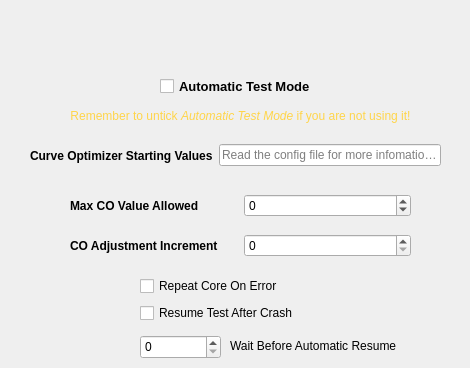
    <widget class="QWidget" name="automaticTestMode_tab">
     <attribute name="title">
      <string>Automatic</string>
     </attribute>
     <widget class="QCheckBox" name="automaticTestMode_enableAutomaticAdjustment_checkBox">
      <property name="geometry">
       <rect>
        <x>160</x>
        <y>75</y>
        <width>161</width>
        <height>22</height>
       </rect>
      </property>
      <property name="font">
       <font>
        <pointsize>10</pointsize>
        <bold>true</bold>
       </font>
      </property>
     <property name="text">
      <string>Automatic Test Mode</string>
     </property>
    </widget>
    <widget class="QLabel" name="automaticTestMode_reminder_label">
     <property name="geometry">
      <rect>
       <x>20</x>
       <y>105</y>
       <width>441</width>
       <height>22</height>
      </rect>
     </property>
     <property name="styleSheet">
      <string notr="true">color: rgb(255, 213, 74);</string>
     </property>
     <property name="text">
      <string>&lt;html&gt;&lt;head/&gt;&lt;body&gt;&lt;p align=&quot;center&quot;&gt;Remember to untick &lt;i&gt;Automatic Test Mode&lt;/i&gt; if you are not using it!&lt;/p&gt;&lt;/body&gt;&lt;/html&gt;</string>
     </property>
     <property name="alignment">
      <set>Qt::AlignmentFlag::AlignCenter</set>
     </property>
    </widget>
    <widget class="QWidget" name="horizontalLayoutWidget_10">
      <property name="geometry">
       <rect>
        <x>30</x>
        <y>140</y>
        <width>411</width>
        <height>31</height>
       </rect>
      </property>
      <layout class="QHBoxLayout" name="horizontalLayout_10">
       <item>
        <widget class="QLabel" name="automaticTestMode_startValues_label">
         <property name="font">
          <font>
           <pointsize>9</pointsize>
           <bold>true</bold>
          </font>
         </property>
         <property name="text">
          <string>Curve Optimizer Starting Values</string>
         </property>
        </widget>
       </item>
       <item>
        <widget class="QLineEdit" name="automaticTestMode_startValues_lineEdit">
         <property name="placeholderText">
          <string>Read the config file for more infomation...</string>
         </property>
        </widget>
       </item>
      </layout>
     </widget>
     <widget class="QWidget" name="horizontalLayoutWidget_11">
      <property name="geometry">
       <rect>
        <x>70</x>
        <y>190</y>
        <width>341</width>
        <height>31</height>
       </rect>
      </property>
      <layout class="QHBoxLayout" name="horizontalLayout_11">
       <item>
        <widget class="QLabel" name="automaticTestMode_maxValue_label">
         <property name="font">
          <font>
           <pointsize>9</pointsize>
           <bold>true</bold>
          </font>
         </property>
         <property name="text">
          <string>Max CO Value Allowed</string>
         </property>
        </widget>
       </item>
       <item>
        <widget class="QSpinBox" name="automaticTestMode_maxValue_spinBox">
         <property name="minimumSize">
          <size>
           <width>85</width>
           <height>0</height>
          </size>
         </property>
         <property name="minimum">
          <number>-200</number>
         </property>
         <property name="maximum">
          <number>200</number>
         </property>
        </widget>
       </item>
      </layout>
     </widget>
     <widget class="QWidget" name="horizontalLayoutWidget_12">
      <property name="geometry">
       <rect>
        <x>70</x>
        <y>230</y>
        <width>341</width>
        <height>31</height>
       </rect>
      </property>
      <layout class="QHBoxLayout" name="horizontalLayout_12">
       <item>
        <widget class="QLabel" name="automaticTestMode_incrementBy_label">
         <property name="font">
          <font>
           <pointsize>9</pointsize>
           <bold>true</bold>
          </font>
         </property>
         <property name="text">
          <string>CO Adjustment Increment</string>
         </property>
        </widget>
       </item>
       <item>
        <widget class="QSpinBox" name="automaticTestMode_incrementBy_spinBox">
         <property name="minimumSize">
          <size>
           <width>100</width>
           <height>0</height>
          </size>
         </property>
        </widget>
       </item>
      </layout>
     </widget>
     <widget class="QWidget" name="verticalLayoutWidget_2">
      <property name="geometry">
       <rect>
        <x>140</x>
        <y>275</y>
        <width>201</width>
        <height>51</height>
       </rect>
      </property>
      <layout class="QVBoxLayout" name="verticalLayout_2">
       <item>
        <widget class="QCheckBox" name="automaticTestMode_repeatCoreOnError_checkBox">
         <property name="text">
          <string>Repeat Core On Error</string>
         </property>
        </widget>
       </item>
       <item>
        <widget class="QCheckBox" name="automaticTestMode_enableResumeAfterUnexpectedExit_checkBox">
         <property name="text">
          <string>Resume Test After Crash</string>
         </property>
        </widget>
       </item>
      </layout>
     </widget>
     <widget class="QLabel" name="automaticTestMode_waitBeforeAutomaticResume_label">
      <property name="geometry">
       <rect>
        <x>230</x>
        <y>335</y>
        <width>171</width>
        <height>21</height>
       </rect>
      </property>
      <property name="whatsThis">
       <string/>
      </property>
      <property name="text">
       <string>Wait Before Automatic Resume</string>
      </property>
     </widget>
     <widget class="QSpinBox" name="automaticTestMode_waitBeforeAutomaticResume_spinBox">
      <property name="geometry">
       <rect>
        <x>140</x>
        <y>335</y>
        <width>81</width>
        <height>24</height>
       </rect>
      </property>
      <property name="toolTip">
       <string>&lt;html&gt;&lt;head/&gt;&lt;body&gt;&lt;p align=&quot;center&quot;&gt;&lt;span style=&quot; font-size:8pt;&quot;&gt;Windows treats crashes or reboots that happen within 120 seconds of the boot as a &amp;quot;failed&amp;quot; boot. To prevent the Windows Recovery Screen from appearing after three of those &amp;quot;failed&amp;quot; boots, the script will wait for this amount of time before resuming the testing process. Set this to 0 if you don't care about that and want to resume immediately&lt;/span&gt;&lt;/p&gt;&lt;p align=&quot;center&quot;&gt;&lt;br/&gt;&lt;/p&gt;&lt;p align=&quot;center&quot;&gt;&lt;span style=&quot; font-size:8pt;&quot;&gt;Default: 120&lt;/span&gt;&lt;/p&gt;&lt;p&gt;&lt;br/&gt;&lt;/p&gt;&lt;/body&gt;&lt;/html&gt;</string>
      </property>
      <property name="maximum">
       <number>600</number>
      </property>
     </widget>
    </widget>
